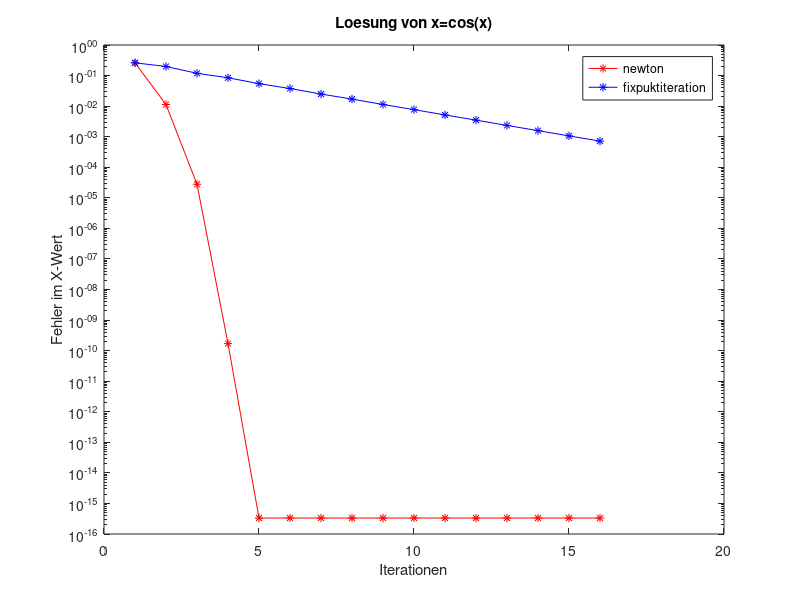

This figure's MATLAB source:
disp('*** Aufgabe 6');
clear all, close all
% Programm zur Loesung von x=cos(x)
xn = 1; % Startwert Newton
xf = xn; % Startwert Fixpunktiteration
xr = 0.739085133215161; % wahre Loesung
xnlist = xn-xr;% Fehlerliste 
xflist = xf-xr;% Fehlerliste 
for i=1:15
  % Newton
  xn = xn-(xn-cos(xn))/(1+sin(xn)); 
  xnlist = [xnlist xn-xr];
  %Fixpunktiteration
  xf = cos(xf); 
  xflist = [xflist xf-xr];
end
% Listenausgabe
format long
xnlist'
xflist'
% Plotausgabe
semilogy(1:length(xnlist),abs(xnlist),'r*-',1:length(xflist),abs(xflist),'b*-')
legend('newton','fixpuktiteration')
title('Loesung von x=cos(x)')
xlabel('Iterationen')
ylabel('Fehler im X-Wert')
